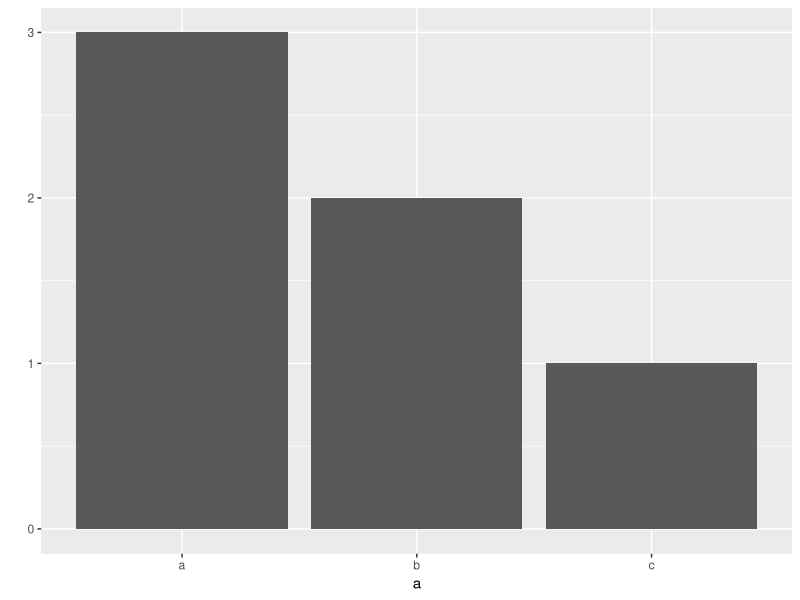
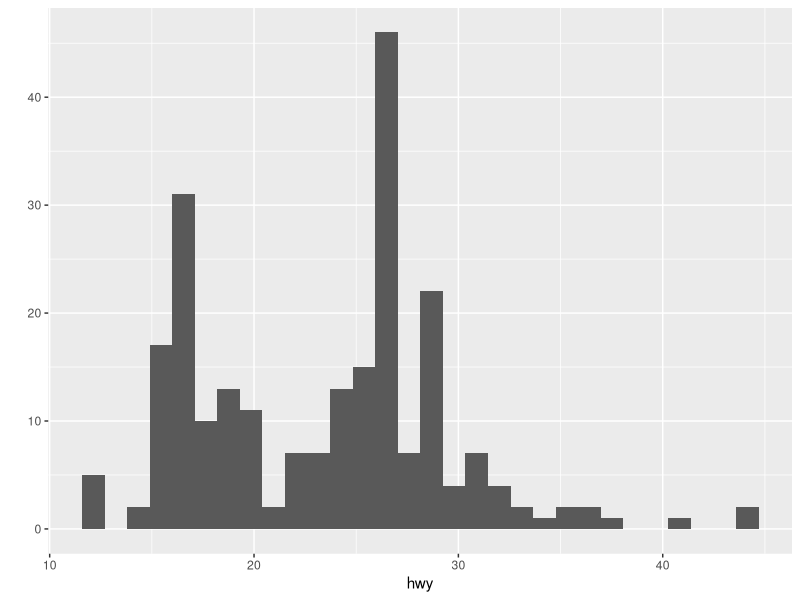
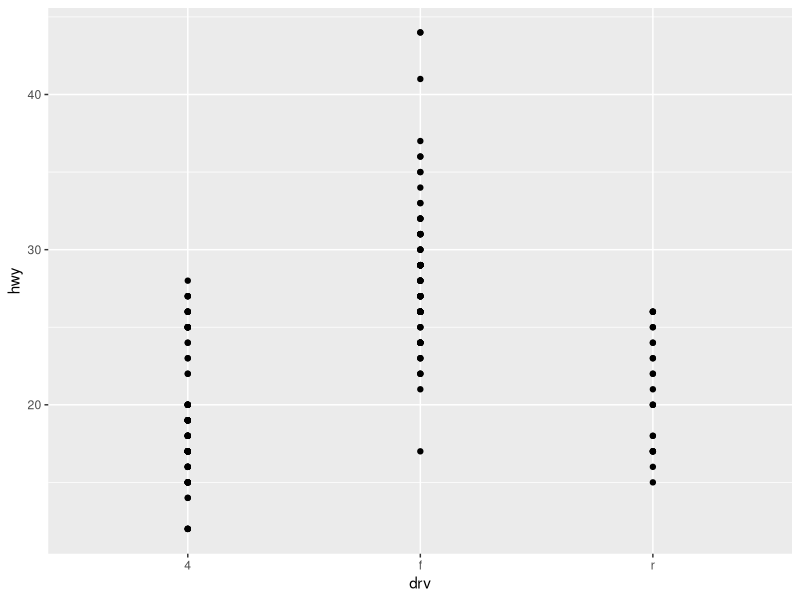
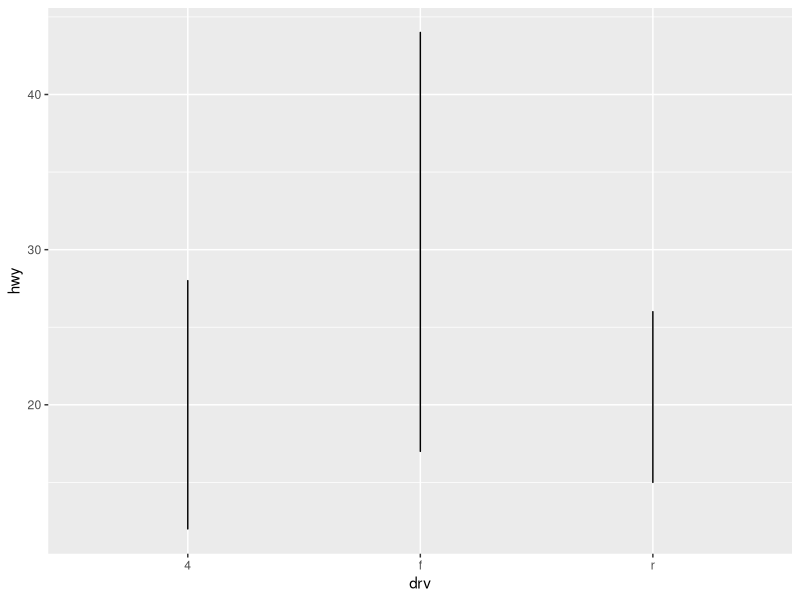
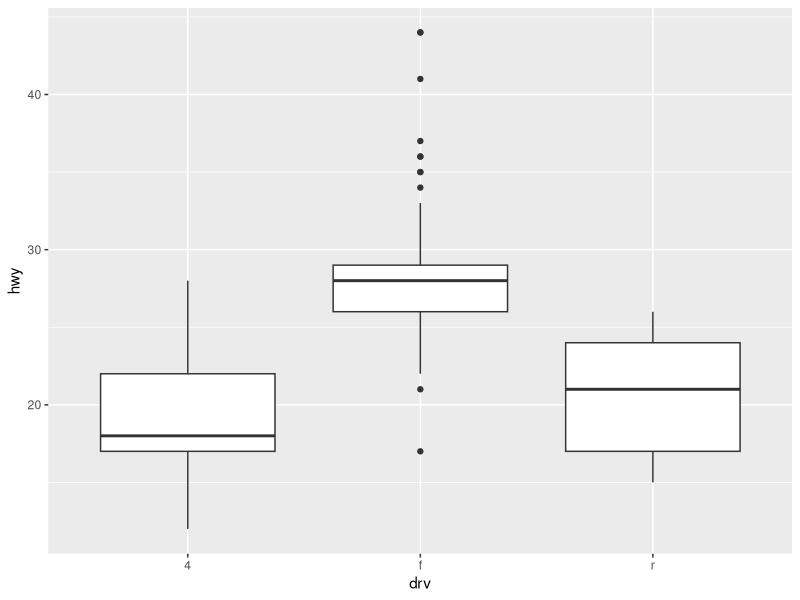
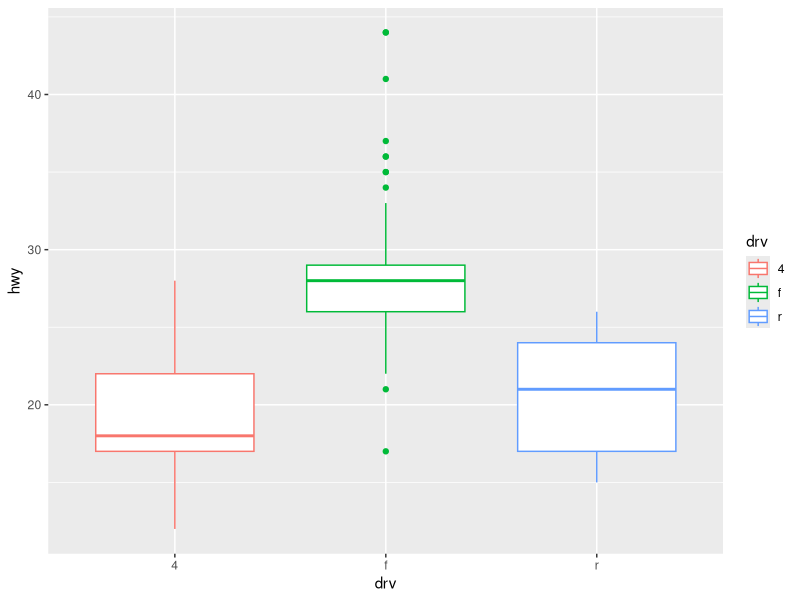

R code for these plots, in order:
install.packages("ggplot2")
library(ggplot2)

a <- c("a","a","a","c","b","b")
qplot(a)

qplot(data = mpg, x = hwy)
qplot(data = mpg,x = drv, y = hwy)
qplot(data = mpg, x = drv, y = hwy, geom = "line")
qplot(data = mpg, x = drv, y = hwy, geom = "boxplot")
qplot(data = mpg, x = drv, y = hwy, geom = "boxplot", colour = drv)
?qplot# ?mark for help
